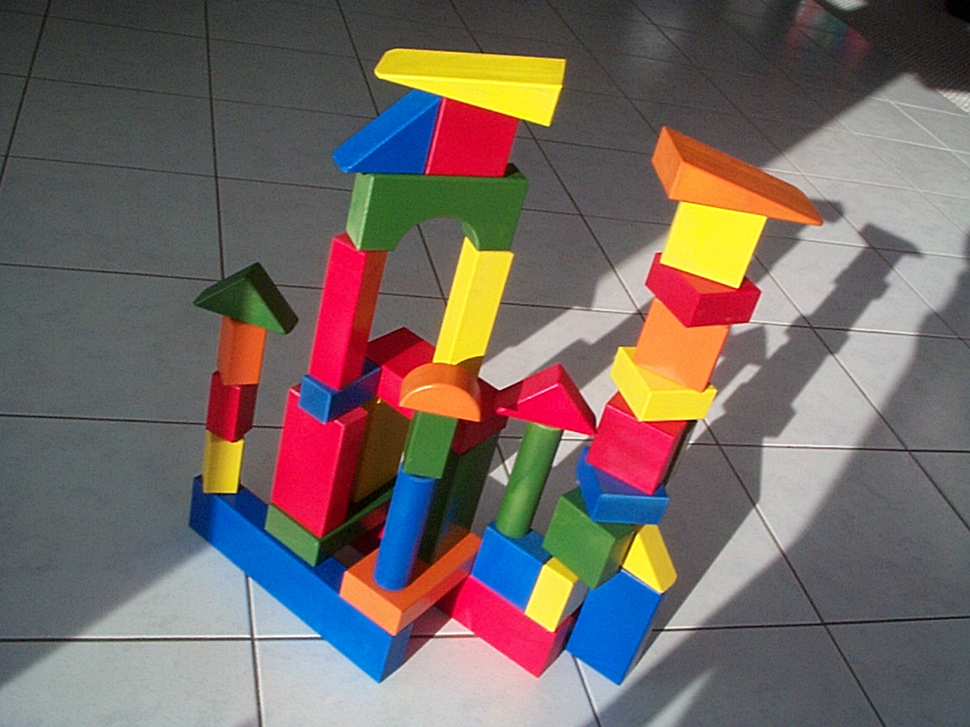
#> input picture lego.tif, 970 x 727 px, shrunk from 1152 x 864 before the run
$ python Q5Sobel.py   (Python 2 division)
#> lines starting #> are read from the running program, lines starting #| are printed output that depends on the picture
import cv2
import numpy as np
from matplotlib import pyplot as plt
from scipy import signal
import matplotlib.pyplot as plt
img=cv2.imread('lego.tif',0)
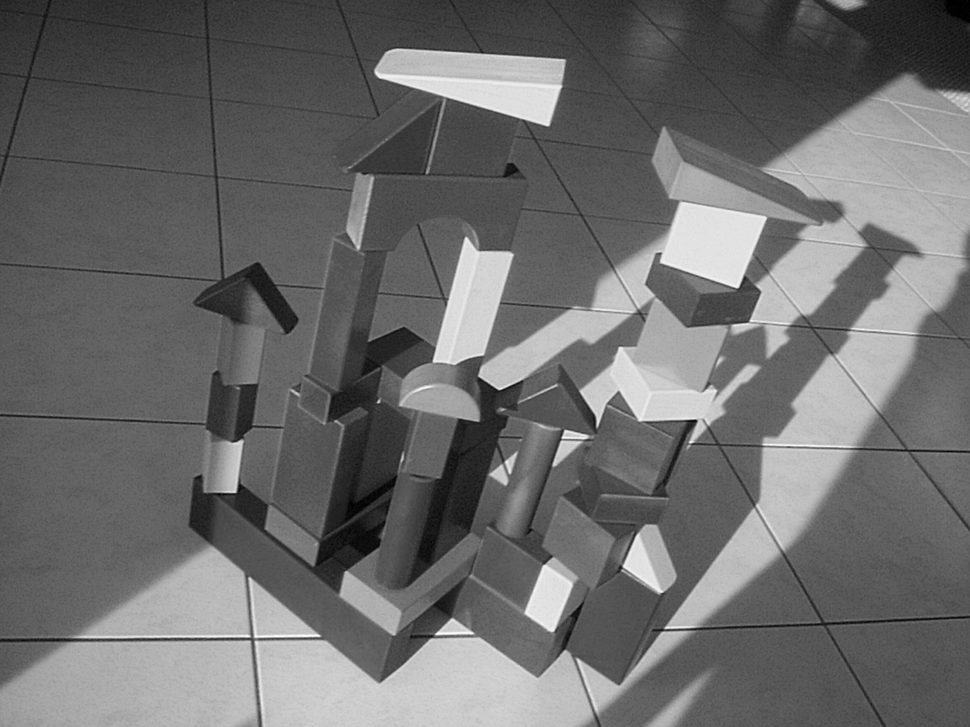
#> img: shape (727, 970); min 0, max 255, mean 108.2
hist=[0]*256
p=[0]*256
sigma_b=[0]*256
for y in range(0,img.shape[0]):
    for x in range(0,img.shape[1]):
	hist[img[y][x]]+=1
for i in range(256):
	p[i]=hist[i]/(img.shape[0]*img.shape[1]*1.0)
for t in range (1,256):
   q_L = sum(p[1 : t])
   q_H = sum(p[t + 1 : ])
   miu_L=0
   miu_H=0
   if q_L!=0 and q_H!=0 :
   	for i in range(t):
   		miu_L += i*p[i] / (q_L*1.0)
   	for i in range(t,256):
   		miu_H  += i*p[i]  / (q_H*1.0)
   sigma_b[t] = q_L * q_H * (miu_L - miu_H)**2
max=0
ans=0
for i in range(256):
	if max<sigma_b[i]:
		ans=i
		max=sigma_b[i]
#> after the loop, ans = 127; max = 2015.8
th=ans
#> th = 127
tl=ans//2
#> tl = 63

sobelx=np.array([[-1,0,1],[-2,0,2],[-1,0,1]])
sobely=np.array([[1,2,1],[0,0,0],[-1,-2,-1]])
gradx=signal.convolve2d(img,sobelx,boundary='symm', mode='same')
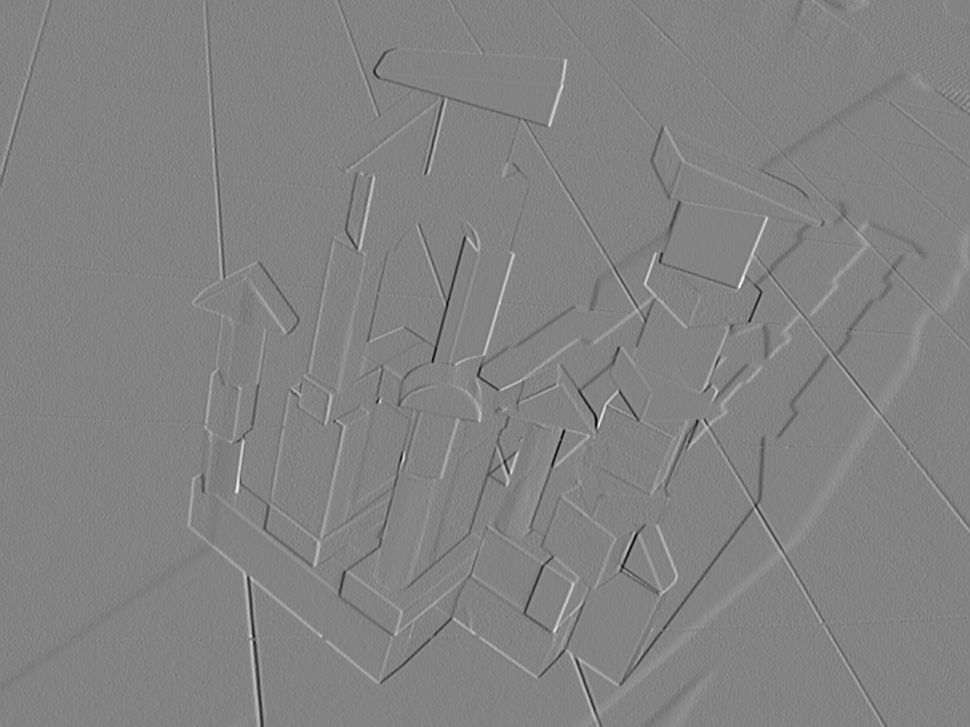
#> gradx: shape (727, 970) int64; min -663, max 624, mean -0.1; drawn with min black and max white
grady=signal.convolve2d(img,sobely,boundary='symm', mode='same')
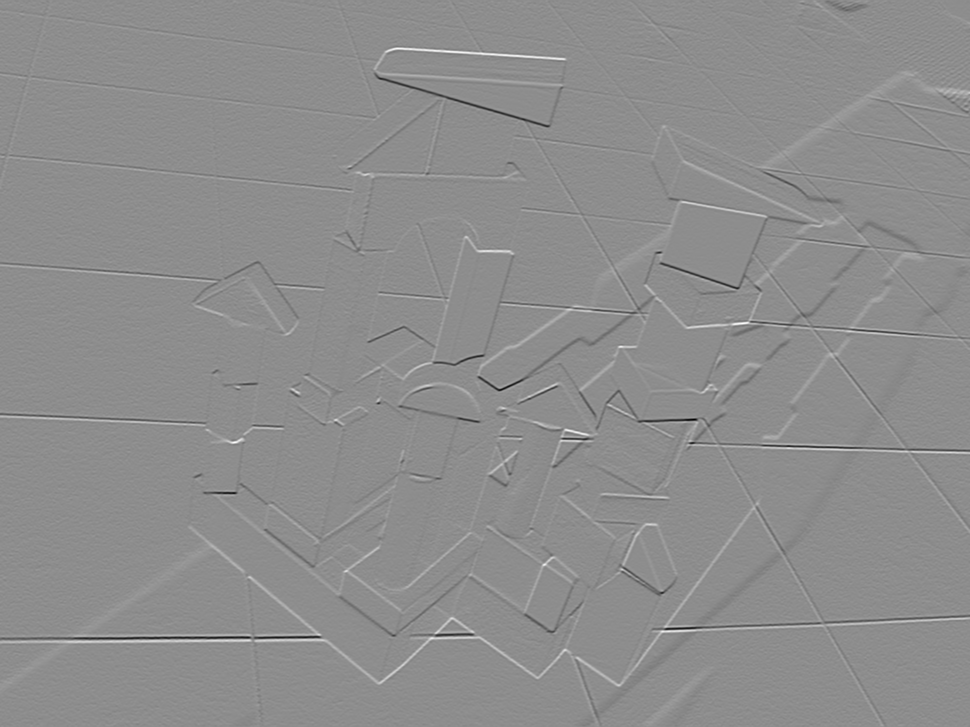
#> grady: shape (727, 970) int64; min -876, max 703, mean 1; drawn with min black and max white
g= img[:]

for y in range(0,gradx.shape[0]):
	for x in range(0,gradx.shape[1]):
		g[y,x]=(gradx[y,x]**2+grady[y,x]**2)**0.5
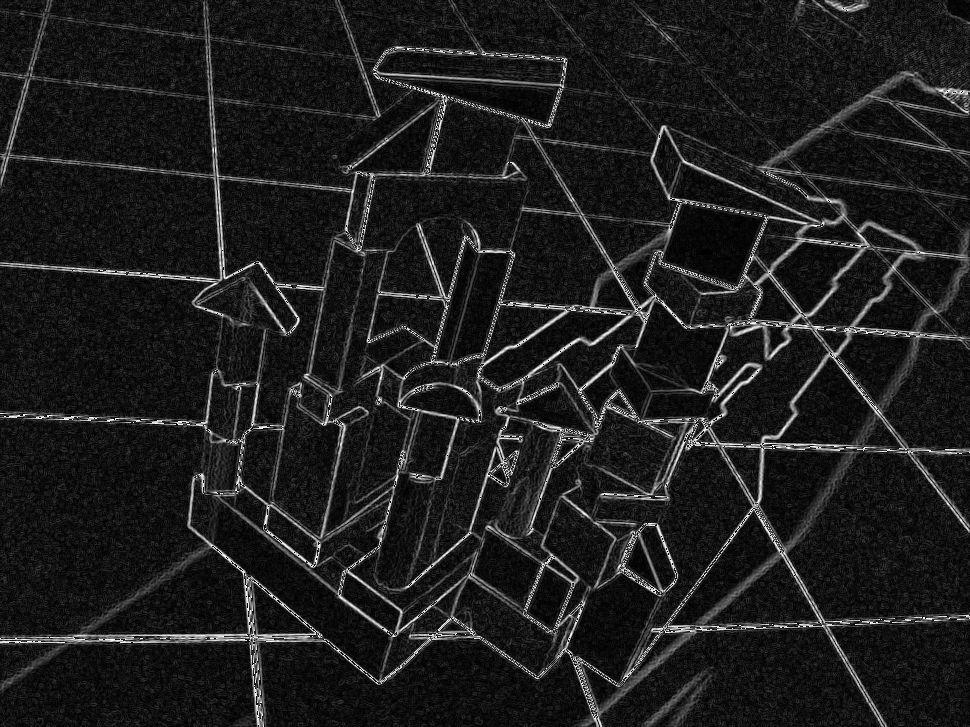
#> g: shape (727, 970); min 0, max 255, mean 30.2


plt.subplot(2,2,1),plt.imshow(gradx,cmap = 'gray')
plt.title('X-Gradient'), plt.xticks([]), plt.yticks([])
plt.subplot(2,2,2),plt.imshow(grady,cmap = 'gray')
plt.title('Y-Gradient'), plt.xticks([]), plt.yticks([])
plt.subplot(2,2,3),plt.imshow(g,cmap = 'gray')
plt.title('Gradient Magnitude'), plt.xticks([]), plt.yticks([])

for y in range(0,gradx.shape[0]):
	for x in range(0,gradx.shape[1]):
		if g[y][x]>th:
			g[y][x]=255
		elif g[y][x]<tl:
			g[y][x]=0
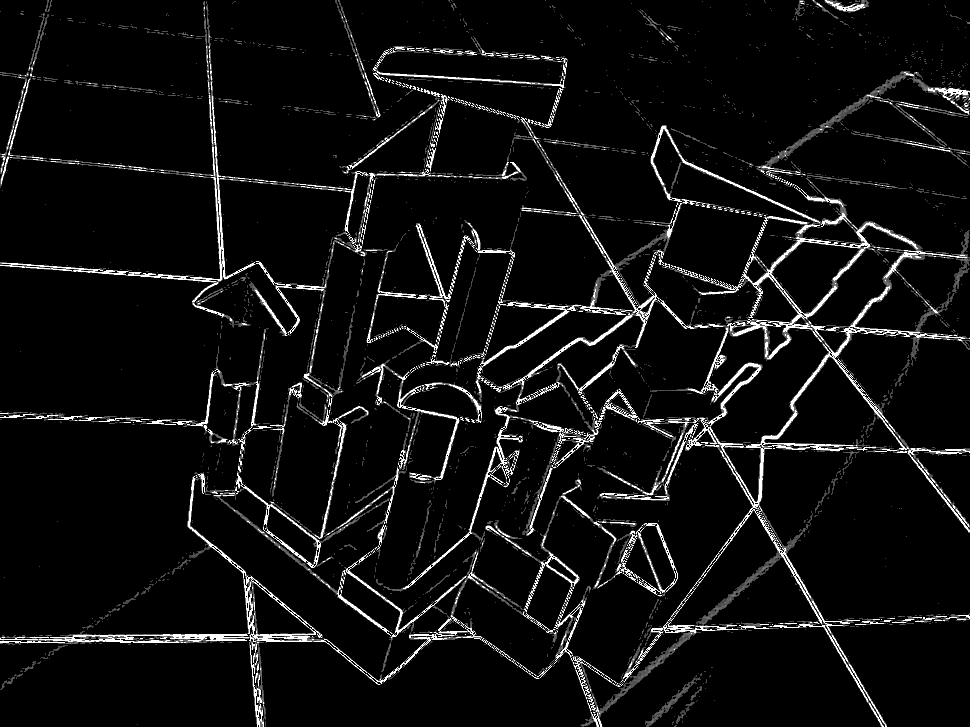
#> g: shape (727, 970); min 0, max 255, mean 15.6
plt.subplot(2,2,4),plt.imshow(g,cmap = 'gray')
plt.title('Thresholded Edges'), plt.xticks([]), plt.yticks([])
plt.show()
